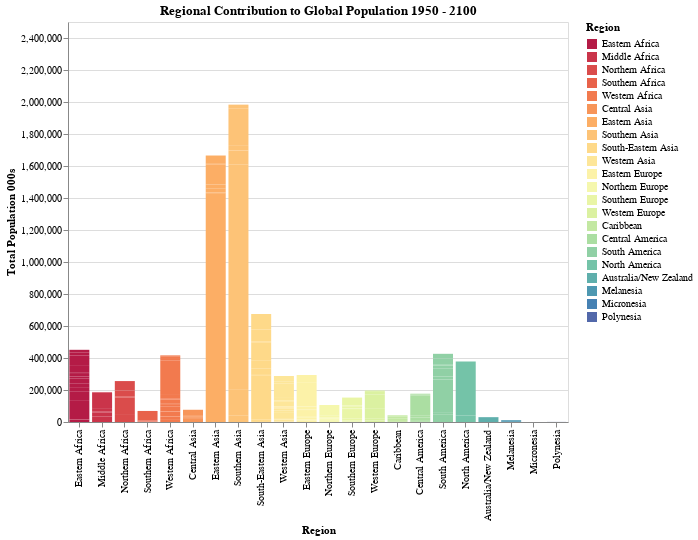

The notebook cell saved with this chart:
### Markdown cell above
Combination Chart One allows reasonable exploration of trend, however it still was not easy to compare regions one to another. I developed a second prototype that shows 'region' on the x-axis and allows the user to move through time using an <u>interactive slider</u>. Whereas, the line chart provides great clarity on trend, this <u>animated bar-chart</u> does a reasonable job of comparing the relative contribution of each region at any point in time. Further, I think the animation actually helps to build the understanding of how this relative importance is changing over time. As such, I think it is an example of where animation improves rather than hinders usability. 

The <u>colour scheme is maintained</u> with consistent meaning throughout the visualizations, which is intended to help the user retain information from one to the other.  

There was a remaining niggle, despite the tooltips, it is fairly cumbersome (if not impossible) to get at the country level of detail. And, I suspect many users would want to know the composition of a region to better understand what was going on. This led me to my second version of the contribution histogram (Combination Chart Two), that allows the user to select a region (this time by clicking on the column rather than selecting the legend) and this will show the equivalent histogram for the countries within that region on the right hand chart.

I chose to allow clicking on the columns rather than legend, principally because I wanted to find out which users found easier to use (user evaluation subsequently showed that the placement of the legend on the right was a challenge for some who failed to see that it linked to both charts).  This allowed me to delete the legend, which is duplicate information as the regional information is clear in the histogram. I would also like to have carried over the colour from the regional overview to the country histogram, but I've not yet worked out how to do that. Lastly, this iteration allowed me to change the tooltip for the regional chart, instead of showing the detail element (country) it shows the regional information, potentially less confusing for users.

One unsolved issue, the scale on the rhs changes as the year changes, which I feel can be misleading. Needs addressing in a future release, although it doesn't seem simple to do so in Altair.

#### Prototype 2 - Relative Contribution

**Use the slider below the chart to change the Year**

### Code cell
# Using a slider to visualize how regional population share of global is changing over time
slider = alt.binding_range(min=1950, max=2100, step=10)
year = alt.selection_single(name="year", fields=['Year'], bind=slider, init={'Year':2020})

hist_chart = alt.Chart(df).transform_calculate(
    order = sorted_regions
    ).mark_bar(size=20).encode(
    x = alt.X("Region", sort=alt.SortField("sum(PopTotal)", "descending")),
    y = alt.Y("sum(PopTotal)", title='Total Population 000s', scale=alt.Scale(domain=[0, 2500000])),
    color=alt.Color('Region',sort=alt.SortField("order", "descending"), scale=alt.Scale(scheme='spectral')),
    order = "order:O",
    tooltip=alt.Tooltip(["Location","PopTotal"]),
).properties(
    width=500,
    height=400,
    title='Regional Contribution to Global Population 1950 - 2100',
).add_selection(
    year
).transform_filter(
    year
)
hist_chart

### Figure 1 — Vega-Lite specification as saved in the notebook (floating-point values rounded to 4 significant figures; data arrays with more than 128 entries replaced by an {"elided": "..."} marker saying what was removed)
{"config": {"view": {"continuousWidth": 400, "continuousHeight": 300}}, "data": {"name": "data-cf930824af316a81ac921de6e9bd1632"}, "mark": {"type": "bar", "size": 20}, "encoding": {"color": {"field": "Region", "scale": {"scheme": "spectral"}, "sort": {"field": "order", "order": "descending"}, "type": "nominal"}, "order": {"field": "order", "type": "ordinal"}, "tooltip": [{"field": "Location", "type": "nominal"}, {"field": "PopTotal", "type": "quantitative"}], "x": {"field": "Region", "sort": {"field": "sum(PopTotal)", "order": "descending"}, "type": "nominal"}, "y": {"aggregate": "sum", "field": "PopTotal", "scale": {"domain": [0, 2500000]}, "title": "Total Population 000s", "type": "quantitative"}}, "height": 400, "selection": {"year": {"type": "single", "fields": ["Year"], "bind": {"input": "range", "max": 2100, "min": 1950, "step": 10}, "init": {"Year": 2020}}}, "title": "Regional Contribution to Global Population 1950 - 2100", "transform": [{"calculate": "{'Eastern Africa':0, 'Middle Africa':1, 'Northern Africa':2, 'Southern Africa':3, 'Western Africa':4, 'Central Asia':5, 'Eastern Asia':6, 'Southern Asia':7, 'South-Eastern Asia':8, 'Western Asia':9, 'Eastern Europe':10, 'Northern Europe':11,'Southern Europe':12, 'Western Europe':13, 'Caribbean':14,'Central America':15, 'South America':16, 'North America':17,'Australia/New Zealand':18, 'Melanesia':19, 'Micronesia':20, 'Polynesia':21}[datum.variable]", "as": "order"}, {"filter": {"selection": "year"}}], "width": 500, "$schema": "https://vega.github.io/schema/vega-lite/v4.17.0.json", "datasets": {"data-cf930824af316a81ac921de6e9bd1632": {"elided": "3792 records"}}}
